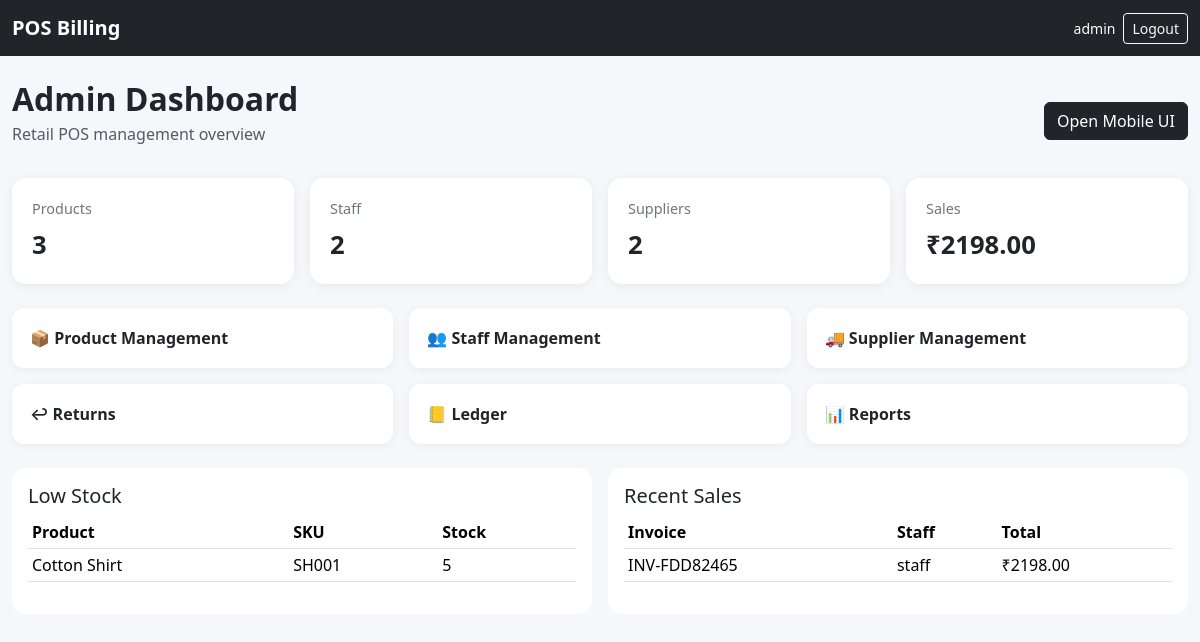
The page /admin-portal/ (signed in) on the database its author committed.
### pos/models.py (models this page shows, shortened)
class Product(models.Model):
    name = models.CharField(max_length=200)
    sku = models.CharField(max_length=50, unique=True)
    category = models.CharField(max_length=100, blank=True)
    size = models.CharField(max_length=50, blank=True)
    color = models.CharField(max_length=50, blank=True)
    price = models.DecimalField(max_digits=12, decimal_places=2)
    stock = models.PositiveIntegerField(default=0)
    supplier = models.ForeignKey(Supplier, null=True, blank=True, on_delete=models.SET_NULL)
    active = models.BooleanField(default=True)
    created_at = models.DateTimeField(auto_now_add=True)

class Sale(models.Model):
    PAYMENT_CHOICES = [
        ("CASH", "Cash"),
        ("UPI", "UPI"),
        ("CARD", "Card"),
    ]
    invoice_no = models.CharField(max_length=30, unique=True)
    staff = models.ForeignKey(User, on_delete=models.PROTECT)
    subtotal = models.DecimalField(max_digits=12, decimal_places=2, default=0)
    discount = models.DecimalField(max_digits=12, decimal_places=2, default=0)
    tax = models.DecimalField(max_digits=12, decimal_places=2, default=0)
    total = models.DecimalField(max_digits=12, decimal_places=2, default=0)
    payment_method = models.CharField(max_length=10, choices=PAYMENT_CHOICES, default="CASH")
    created_at = models.DateTimeField(auto_now_add=True)

### pos/views.py (the view)
# urls.py: path("admin-portal/", views.admin_portal, name="admin_portal"),
@admin_required
def admin_portal(request):
    context = {
        "product_count": Product.objects.count(),
        "staff_count": User.objects.filter(is_active=True).count(),
        "supplier_count": Supplier.objects.count(),
        "sales_count": Sale.objects.count(),
        "sales_total": Sale.objects.aggregate(v=Sum("total"))["v"] or Decimal("0"),
        "low_stock": Product.objects.filter(active=True, stock__lte=5).order_by("stock")[:8],
        "recent_sales": Sale.objects.select_related("staff").order_by("-created_at")[:8],
    }
    return render(request, "admin/dashboard.html", context)

### pos/views.py (called while the page is built)
def is_admin(user):
    return user.is_superuser or (
        hasattr(user, "staff_profile") and user.staff_profile.role == "ADMIN"
    )

def admin_required(view):
    @wraps(view)
    @login_required
    def wrapper(request, *args, **kwargs):
        if not is_admin(request.user):
            messages.error(request, "Admin access required.")
            return redirect("billing")
        return view(request, *args, **kwargs)
    return wrapper

### templates/admin/dashboard.html (shortened to what this page needs)
{% extends 'base.html' %}
{% block content %}
<div class="container-fluid py-4">
  <div class="d-flex flex-wrap justify-content-between align-items-center mb-3">
    <div><h2 class="fw-bold mb-1">Admin Dashboard</h2><p class="text-muted">Retail POS management overview</p></div>
    <a class="btn btn-dark" href="{% url 'admin_portal_mobile' %}">Open Mobile UI</a>
  </div>
  <div class="row g-3 mb-4">
    <div class="col-6 col-lg-3"><div class="stat"><span>Products</span><strong>{{ product_count }}</strong></div></div>
    <div class="col-6 col-lg-3"><div class="stat"><span>Staff</span><strong>{{ staff_count }}</strong></div></div>
    <div class="col-6 col-lg-3"><div class="stat"><span>Suppliers</span><strong>{{ supplier_count }}</strong></div></div>
    <div class="col-6 col-lg-3"><div class="stat"><span>Sales</span><strong>₹{{ sales_total|floatformat:2 }}</strong></div></div>
  </div>
  <div class="row g-3 mb-4">
    <div class="col-md-4"><a class="quick" href="{% url 'products' %}">📦 Product Management</a></div>
    <div class="col-md-4"><a class="quick" href="{% url 'staff' %}">👥 Staff Management</a></div>
    <div class="col-md-4"><a class="quick" href="{% url 'suppliers' %}">🚚 Supplier Management</a></div>
    <div class="col-md-4"><a class="quick" href="{% url 'returns' %}">↩ Returns</a></div>
    <div class="col-md-4"><a class="quick" href="{% url 'ledger' %}">📒 Ledger</a></div>
    <div class="col-md-4"><a class="quick" href="{% url 'reports' %}">📊 Reports</a></div>
  </div>
  <div class="row g-3">
    <div class="col-lg-6">
      <div class="card"><div class="card-body">
        <h5>Low Stock</h5>
        <div class="table-responsive"><table class="table table-sm">
          <tr><th>Product</th><th>SKU</th><th>Stock</th></tr>
          {% for p in low_stock %}<tr><td>{{ p.name }}</td><td>{{ p.sku }}</td><td>{{ p.stock }}</td></tr>{% empty %}<tr><td colspan="3">No low-stock products.</td></tr>{% endfor %}
        </table></div>
      </div></div>
    </div>
    <div class="col-lg-6">
      <div class="card"><div class="card-body">
        <h5>Recent Sales</h5>
        <div class="table-responsive"><table class="table table-sm">
          <tr><th>Invoice</th><th>Staff</th><th>Total</th></tr>
          {% for s in recent_sales %}<tr><td>{{ s.invoice_no }}</td><td>{{ s.staff.username }}</td><td>₹{{ s.total }}</td></tr>{% empty %}<tr><td colspan="3">No sales yet.</td></tr>{% endfor %}
        </table></div>
      </div></div>
    </div>
  </div>
</div>
{% endblock %}

### templates/base.html (shortened to what this page needs)
{% load static %}
<!doctype html>
<html lang="en">
<head>
<link href="https://cdn.jsdelivr.net/npm/bootstrap@5.3.3/dist/css/bootstrap.min.css" rel="stylesheet">
<link rel="stylesheet" href="{% static 'css/app.css' %}">
</head>
<body>
<nav class="navbar navbar-dark bg-dark sticky-top">
  <div class="container-fluid">
    <a class="navbar-brand fw-bold" href="{% if request.user.is_authenticated %}{% url 'dashboard' %}{% else %}/{% endif %}">POS Billing</a>
    {% if request.user.is_authenticated %}
    <div class="d-flex align-items-center gap-2">
      <span class="text-white small">{{ request.user.username }}</span>
      <a class="btn btn-outline-light btn-sm" href="{% url 'logout' %}">Logout</a>
    </div>
    {% endif %}
  </div>
</nav>
{% block content %}{% endblock %}
</body>
</html>

### static/css/app.css (style rules this page uses)
body { background:#f5f7fb; }
.card { border:0; border-radius:14px; }
.stat { background:white; padding:20px; border-radius:14px; box-shadow:0 2px 12px rgba(0,0,0,.06); height:100%; }
.stat span { display:block; color:#6c757d; font-size:.9rem; }
.stat strong { display:block; font-size:1.6rem; margin-top:6px; }
.quick { display:block; padding:18px; background:white; border-radius:12px; text-decoration:none; color:#212529; font-weight:600; box-shadow:0 2px 10px rgba(0,0,0,.05); }

### rows shown on the page
Product: name "Cotton Shirt", sku "SH001", stock "5"
Sale: invoice_no "INV-FDD82465", staff.username "staff", total "2198.00"

### other values the page prints
{{ request.user.username }} "admin"
{{ product_count }} "3"
{{ staff_count }} "2"
{{ supplier_count }} "2"
{{ sales_total|floatformat:2 }} "2198.00"
